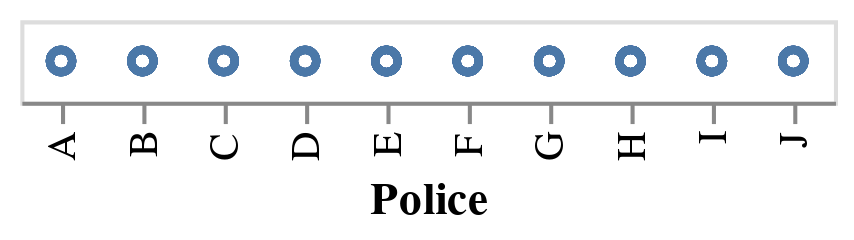

Write notebook code for a chart like this one.
### Code cell
alt.Chart(dfmap).mark_point().encode(
    x = 'Police',
)

### Figure 1 — Vega-Lite specification as saved in the notebook (floating-point values rounded to 4 significant figures; data arrays with more than 128 entries replaced by an {"elided": "..."} marker saying what was removed)
{"config": {"view": {"continuousWidth": 400, "continuousHeight": 300}}, "data": {"name": "data-6052f624ebc2325a17e5161eb50f39ff"}, "mark": "point", "encoding": {"x": {"type": "nominal", "field": "Police"}}, "$schema": "https://vega.github.io/schema/vega-lite/v4.0.2.json", "datasets": {"data-6052f624ebc2325a17e5161eb50f39ff": {"elided": "199 records"}}}
